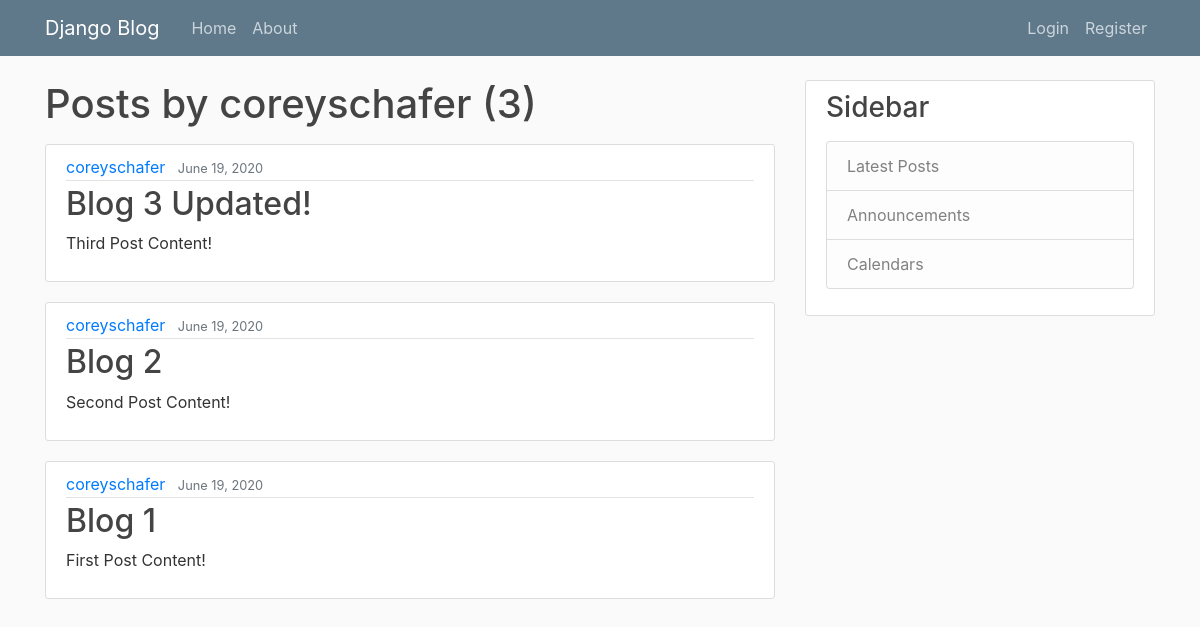
The page /user/coreyschafer on the database as committed earlier.
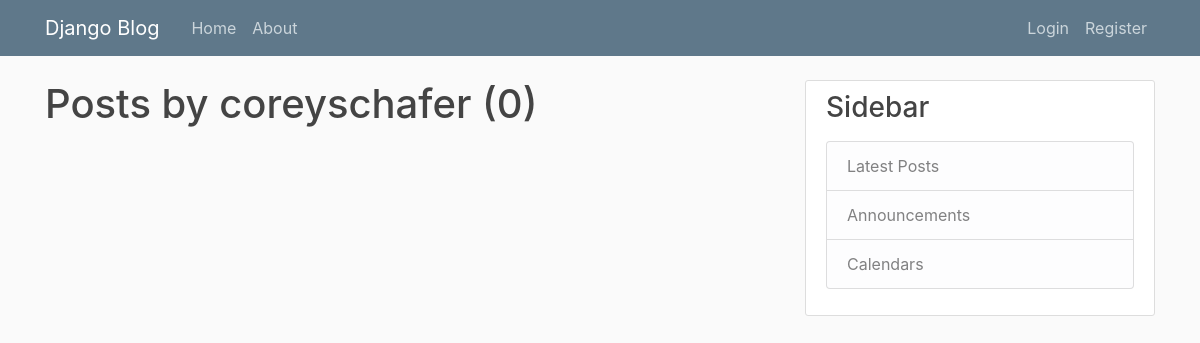
The same page on the database as committed later.
### blog/models.py (models this page shows, shortened)
class Post(models.Model):
    title = models.CharField(max_length=100)
    content = models.TextField()
    date_posted = models.DateTimeField(default=timezone.now)
    author = models.ForeignKey(User, on_delete = models.CASCADE)

### blog/views.py (the view)
# urls.py: path('user/<str:username>', UserPostListView.as_view(), name='user-posts'),
class UserPostListView(ListView):
    model = Post
    template_name = 'blog/user_posts.html' # <app>/<model>_<viewtype>.html
    context_object_name = 'posts'
    ordering = ['-date_posted']
    paginate_by = 4
    def get_queryset(self):
        user = get_object_or_404(User, username=self.kwargs.get('username'))
        return Post.objects.filter(author=user).order_by('-date_posted')

### blog/templates/blog/user_posts.html (shortened to what this page needs)
{% extends "blog/base.html" %}
{% block content %}
    <h1 class="mb-3">Posts by {{ view.kwargs.username }} ({{ page_obj.paginator.count }})</h1>
    {% for post in posts %}
    <article class="media content-section">
        <div class="media-body">
          <div class="article-metadata">
            <a class="mr-2" href="{% url 'user-posts' post.author.username %}">{{ post.author }}</a>
            <small class="text-muted">{{ post.date_posted|date:"F d, Y" }}</small>
          </div>
          <h2><a class="article-title" href="{% url 'post-detail' post.id %}">{{ post.title }}</a></h2>
          <p class="article-content">{{ post.content }}</p>
        </div>
      </article>
    {% endfor %}
{% endblock content %}

Rows that differ between the two databases and show on the page:
removed Post: author "coreyschafer", date_posted "June 19, 2020", title "Blog 3 Updated!", content "Third Post Content!"
removed Post: author "coreyschafer", date_posted "June 19, 2020", title "Blog 2", content "Second Post Content!"
removed Post: author "coreyschafer", date_posted "June 19, 2020", title "Blog 1", content "First Post Content!"
Other text that changed with them:
{{ page_obj.paginator.count }}: "3" → "0"
